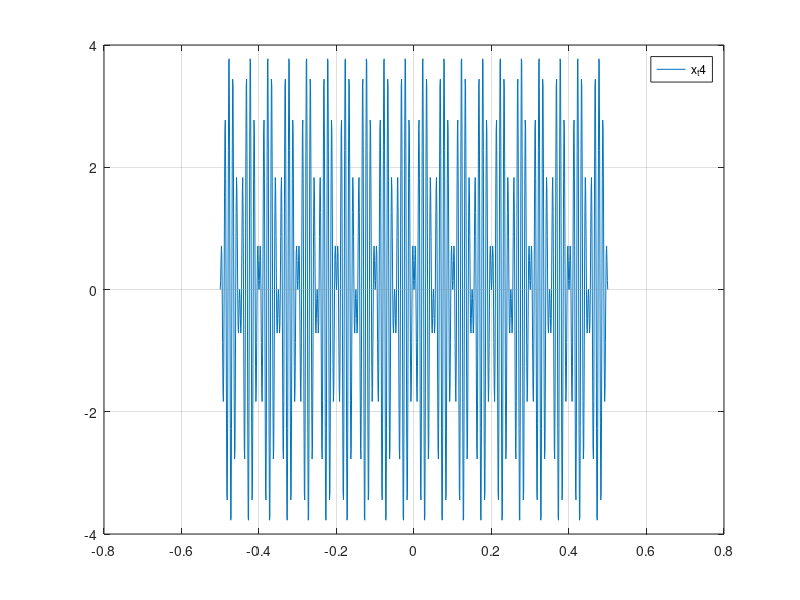

Here is the MATLAB script that generated this plot:
f1=10
f3=10*f1
t=-0.5:0.001:0.5
x_t1=2*sin(2*pi*f1*t)
x_t3=2*sin(2*pi*f3*t)
x_t4=(x_t1).*(x_t3)
plot (t,x_t4)
grid on
legend('x_t4')